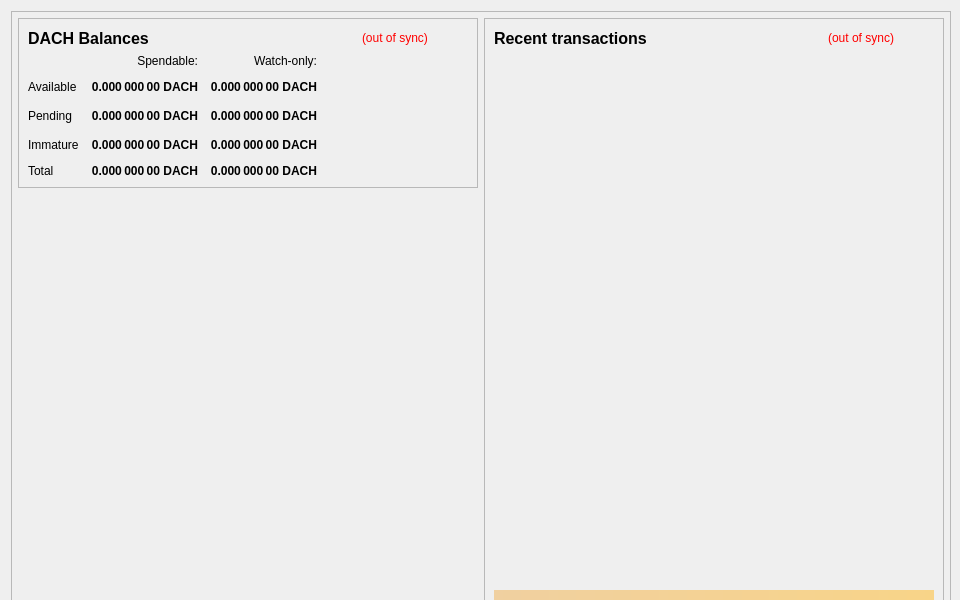
<?xml version="1.0" encoding="UTF-8"?>
<ui version="4.0">
 <class>OverviewPage</class>
 <widget class="QWidget" name="OverviewPage">
  <property name="geometry">
   <rect>
    <x>0</x>
    <y>0</y>
    <width>960</width>
    <height>600</height>
   </rect>
  </property>
  <property name="minimumSize">
   <size>
    <width>960</width>
    <height>600</height>
   </size>
  </property>
  <property name="font">
   <font>
    <weight>50</weight>
    <bold>false</bold>
   </font>
  </property>
  <property name="windowTitle">
   <string>Form</string>
  </property>
  <layout class="QVBoxLayout" name="topLayout" stretch="0">
   <property name="rightMargin">
    <number>9</number>
   </property>
   <item>
    <widget class="QFrame" name="frame_BG">
     <property name="minimumSize">
      <size>
       <width>850</width>
       <height>610</height>
      </size>
     </property>
     <property name="maximumSize">
      <size>
       <width>16777215</width>
       <height>16777215</height>
      </size>
     </property>
     <property name="frameShape">
      <enum>QFrame::StyledPanel</enum>
     </property>
     <property name="frameShadow">
      <enum>QFrame::Raised</enum>
     </property>
     <layout class="QVBoxLayout" name="verticalLayout_3" stretch="0">
      <property name="leftMargin">
       <number>0</number>
      </property>
      <property name="topMargin">
       <number>6</number>
      </property>
      <property name="rightMargin">
       <number>0</number>
      </property>
      <property name="bottomMargin">
       <number>6</number>
      </property>
      <item>
       <layout class="QVBoxLayout" name="verticalLayout_Master" stretch="1">
        <property name="leftMargin">
         <number>0</number>
        </property>
        <property name="topMargin">
         <number>0</number>
        </property>
        <property name="rightMargin">
         <number>0</number>
        </property>
        <property name="bottomMargin">
         <number>0</number>
        </property>
        <item>
         <widget class="QFrame" name="frame_Content">
          <layout class="QVBoxLayout" name="verticalLayout_Content">
           <property name="leftMargin">
            <number>6</number>
           </property>
           <property name="topMargin">
            <number>0</number>
           </property>
           <property name="rightMargin">
            <number>6</number>
           </property>
           <property name="bottomMargin">
            <number>0</number>
           </property>
           <item>
            <layout class="QHBoxLayout" name="horizontalLayout_Content" stretch="1,1">
             <property name="spacing">
              <number>6</number>
             </property>
             <item>
              <layout class="QVBoxLayout" name="verticalLayout_left" stretch="0,0,0">
               <item>
                <widget class="QFrame" name="frameBalances">
                 <property name="frameShape">
                  <enum>QFrame::StyledPanel</enum>
                 </property>
                 <property name="frameShadow">
                  <enum>QFrame::Raised</enum>
                 </property>
                 <layout class="QVBoxLayout" name="verticalLayout_4">
                  <item>
                   <layout class="QHBoxLayout" name="hlBalancesHeader" stretch="2,0,0">
                    <property name="spacing">
                     <number>6</number>
                    </property>
                    <item>
                     <widget class="QLabel" name="labelBalances">
                      <property name="minimumSize">
                       <size>
                        <width>0</width>
                        <height>0</height>
                       </size>
                      </property>
                      <property name="font">
                       <font>
                        <pointsize>12</pointsize>
                        <weight>75</weight>
                        <bold>true</bold>
                       </font>
                      </property>
                      <property name="text">
                       <string>DACH Balances</string>
                      </property>
                     </widget>
                    </item>
                    <item>
                     <widget class="QLabel" name="labelWalletStatus">
                      <property name="cursor">
                       <cursorShape>WhatsThisCursor</cursorShape>
                      </property>
                      <property name="toolTip">
                       <string>The displayed information may be out of date. Your wallet automatically synchronizes with the Dachcoin network after a connection is established, but this process has not completed yet.</string>
                      </property>
                      <property name="styleSheet">
                       <string notr="true">QLabel { color: red; }</string>
                      </property>
                      <property name="text">
                       <string notr="true">(out of sync)</string>
                      </property>
                      <property name="alignment">
                       <set>Qt::AlignLeading|Qt::AlignLeft|Qt::AlignVCenter</set>
                      </property>
                     </widget>
                    </item>
                    <item>
                     <spacer name="hsBalancesHeader">
                      <property name="orientation">
                       <enum>Qt::Horizontal</enum>
                      </property>
                      <property name="sizeHint" stdset="0">
                       <size>
                        <width>40</width>
                        <height>20</height>
                       </size>
                      </property>
                     </spacer>
                    </item>
                   </layout>
                  </item>
                  <item>
                   <layout class="QGridLayout" name="gridLayout">
                    <property name="spacing">
                     <number>12</number>
                    </property>
                    <item row="2" column="2">
                     <widget class="QLabel" name="labelWatchPending">
                      <property name="font">
                       <font>
                        <weight>75</weight>
                        <bold>true</bold>
                       </font>
                      </property>
                      <property name="cursor">
                       <cursorShape>ArrowCursor</cursorShape>
                      </property>
                      <property name="toolTip">
                       <string>Unconfirmed transactions to watch-only addresses</string>
                      </property>
                      <property name="text">
                       <string notr="true">0.000 000 00 DACH</string>
                      </property>
                      <property name="alignment">
                       <set>Qt::AlignRight|Qt::AlignTrailing|Qt::AlignVCenter</set>
                      </property>
                      <property name="textInteractionFlags">
                       <set>Qt::NoTextInteraction</set>
                      </property>
                     </widget>
                    </item>
                    <item row="2" column="1">
                     <widget class="QLabel" name="labelUnconfirmed">
                      <property name="font">
                       <font>
                        <weight>75</weight>
                        <bold>true</bold>
                       </font>
                      </property>
                      <property name="cursor">
                       <cursorShape>ArrowCursor</cursorShape>
                      </property>
                      <property name="toolTip">
                       <string>Total of transactions that have yet to be confirmed, and do not yet count toward the spendable balance</string>
                      </property>
                      <property name="text">
                       <string notr="true">0.000 000 00 DACH</string>
                      </property>
                      <property name="alignment">
                       <set>Qt::AlignRight|Qt::AlignTrailing|Qt::AlignVCenter</set>
                      </property>
                      <property name="textInteractionFlags">
                       <set>Qt::NoTextInteraction</set>
                      </property>
                     </widget>
                    </item>
                    <item row="3" column="2">
                     <widget class="QLabel" name="labelWatchImmature">
                      <property name="font">
                       <font>
                        <weight>75</weight>
                        <bold>true</bold>
                       </font>
                      </property>
                      <property name="cursor">
                       <cursorShape>ArrowCursor</cursorShape>
                      </property>
                      <property name="toolTip">
                       <string>Staked or masternode rewards in watch-only addresses that has not yet matured</string>
                      </property>
                      <property name="text">
                       <string notr="true">0.000 000 00 DACH</string>
                      </property>
                      <property name="alignment">
                       <set>Qt::AlignRight|Qt::AlignTrailing|Qt::AlignVCenter</set>
                      </property>
                      <property name="textInteractionFlags">
                       <set>Qt::NoTextInteraction</set>
                      </property>
                     </widget>
                    </item>
                    <item row="4" column="0">
                     <widget class="QLabel" name="labelTotalText">
                      <property name="text">
                       <string>Total</string>
                      </property>
                      <property name="textInteractionFlags">
                       <set>Qt::NoTextInteraction</set>
                      </property>
                     </widget>
                    </item>
                    <item row="3" column="1">
                     <widget class="QLabel" name="labelImmature">
                      <property name="font">
                       <font>
                        <weight>75</weight>
                        <bold>true</bold>
                       </font>
                      </property>
                      <property name="cursor">
                       <cursorShape>ArrowCursor</cursorShape>
                      </property>
                      <property name="toolTip">
                       <string>Staked or masternode rewards that has not yet matured</string>
                      </property>
                      <property name="text">
                       <string notr="true">0.000 000 00 DACH</string>
                      </property>
                      <property name="alignment">
                       <set>Qt::AlignRight|Qt::AlignTrailing|Qt::AlignVCenter</set>
                      </property>
                      <property name="textInteractionFlags">
                       <set>Qt::NoTextInteraction</set>
                      </property>
                     </widget>
                    </item>
                    <item row="2" column="3">
                     <spacer name="hsBalances">
                      <property name="orientation">
                       <enum>Qt::Horizontal</enum>
                      </property>
                      <property name="sizeHint" stdset="0">
                       <size>
                        <width>40</width>
                        <height>20</height>
                       </size>
                      </property>
                     </spacer>
                    </item>
                    <item row="3" column="0">
                     <widget class="QLabel" name="labelImmatureText">
                      <property name="text">
                       <string>Immature</string>
                      </property>
                      <property name="textInteractionFlags">
                       <set>Qt::NoTextInteraction</set>
                      </property>
                     </widget>
                    </item>
                    <item row="4" column="1">
                     <widget class="QLabel" name="labelTotal">
                      <property name="font">
                       <font>
                        <weight>75</weight>
                        <bold>true</bold>
                       </font>
                      </property>
                      <property name="cursor">
                       <cursorShape>ArrowCursor</cursorShape>
                      </property>
                      <property name="toolTip">
                       <string>Your current total balance</string>
                      </property>
                      <property name="text">
                       <string notr="true">0.000 000 00 DACH</string>
                      </property>
                      <property name="alignment">
                       <set>Qt::AlignRight|Qt::AlignTrailing|Qt::AlignVCenter</set>
                      </property>
                      <property name="textInteractionFlags">
                       <set>Qt::NoTextInteraction</set>
                      </property>
                     </widget>
                    </item>
                    <item row="4" column="2">
                     <widget class="QLabel" name="labelWatchTotal">
                      <property name="font">
                       <font>
                        <weight>75</weight>
                        <bold>true</bold>
                       </font>
                      </property>
                      <property name="cursor">
                       <cursorShape>ArrowCursor</cursorShape>
                      </property>
                      <property name="toolTip">
                       <string>Current total balance in watch-only addresses</string>
                      </property>
                      <property name="text">
                       <string notr="true">0.000 000 00 DACH</string>
                      </property>
                      <property name="alignment">
                       <set>Qt::AlignRight|Qt::AlignTrailing|Qt::AlignVCenter</set>
                      </property>
                      <property name="textInteractionFlags">
                       <set>Qt::NoTextInteraction</set>
                      </property>
                     </widget>
                    </item>
                    <item row="0" column="2">
                     <widget class="QLabel" name="labelWatchonly">
                      <property name="text">
                       <string>Watch-only:</string>
                      </property>
                      <property name="alignment">
                       <set>Qt::AlignRight|Qt::AlignTrailing|Qt::AlignVCenter</set>
                      </property>
                     </widget>
                    </item>
                    <item row="1" column="0">
                     <widget class="QLabel" name="labelBalanceText">
                      <property name="text">
                       <string>Available</string>
                      </property>
                      <property name="textInteractionFlags">
                       <set>Qt::NoTextInteraction</set>
                      </property>
                     </widget>
                    </item>
                    <item row="1" column="1">
                     <widget class="QLabel" name="labelBalance">
                      <property name="font">
                       <font>
                        <weight>75</weight>
                        <bold>true</bold>
                       </font>
                      </property>
                      <property name="cursor">
                       <cursorShape>ArrowCursor</cursorShape>
                      </property>
                      <property name="toolTip">
                       <string>Your current spendable balance</string>
                      </property>
                      <property name="text">
                       <string notr="true">0.000 000 00 DACH</string>
                      </property>
                      <property name="alignment">
                       <set>Qt::AlignRight|Qt::AlignTrailing|Qt::AlignVCenter</set>
                      </property>
                      <property name="textInteractionFlags">
                       <set>Qt::NoTextInteraction</set>
                      </property>
                     </widget>
                    </item>
                    <item row="1" column="2">
                     <widget class="QLabel" name="labelWatchAvailable">
                      <property name="font">
                       <font>
                        <weight>75</weight>
                        <bold>true</bold>
                       </font>
                      </property>
                      <property name="cursor">
                       <cursorShape>ArrowCursor</cursorShape>
                      </property>
                      <property name="toolTip">
                       <string>Your current balance in watch-only addresses</string>
                      </property>
                      <property name="text">
                       <string notr="true">0.000 000 00 DACH</string>
                      </property>
                      <property name="alignment">
                       <set>Qt::AlignRight|Qt::AlignTrailing|Qt::AlignVCenter</set>
                      </property>
                      <property name="textInteractionFlags">
                       <set>Qt::NoTextInteraction</set>
                      </property>
                     </widget>
                    </item>
                    <item row="2" column="0">
                     <widget class="QLabel" name="labelPendingText">
                      <property name="text">
                       <string>Pending</string>
                      </property>
                      <property name="textInteractionFlags">
                       <set>Qt::NoTextInteraction</set>
                      </property>
                     </widget>
                    </item>
                    <item row="0" column="1">
                     <widget class="QLabel" name="labelSpendable">
                      <property name="text">
                       <string>Spendable:</string>
                      </property>
                      <property name="alignment">
                       <set>Qt::AlignRight|Qt::AlignTrailing|Qt::AlignVCenter</set>
                      </property>
                     </widget>
                    </item>
                   </layout>
                  </item>
                 </layout>
                </widget>
               </item>
               <item>
                <spacer name="verticalSpacer">
                 <property name="orientation">
                  <enum>Qt::Vertical</enum>
                 </property>
                 <property name="sizeHint" stdset="0">
                  <size>
                   <width>20</width>
                   <height>40</height>
                  </size>
                 </property>
                </spacer>
               </item>
               <item>
                <widget class="QLabel" name="bg_logo">
                 <property name="minimumSize">
                  <size>
                   <width>250</width>
                   <height>300</height>
                  </size>
                 </property>
                 <property name="maximumSize">
                  <size>
                   <width>16777215</width>
                   <height>450</height>
                  </size>
                 </property>
                 <property name="font">
                  <font>
                   <pointsize>14</pointsize>
                  </font>
                 </property>
                 <property name="text">
                  <string/>
                 </property>
                 <property name="alignment">
                  <set>Qt::AlignRight|Qt::AlignTrailing|Qt::AlignVCenter</set>
                 </property>
                </widget>
               </item>
              </layout>
             </item>
             <item>
              <layout class="QVBoxLayout" name="verticalLayout_right" stretch="1">
               <item>
                <widget class="QFrame" name="frame_RecentTransactions">
                 <property name="minimumSize">
                  <size>
                   <width>0</width>
                   <height>0</height>
                  </size>
                 </property>
                 <property name="frameShape">
                  <enum>QFrame::StyledPanel</enum>
                 </property>
                 <property name="frameShadow">
                  <enum>QFrame::Raised</enum>
                 </property>
                 <layout class="QVBoxLayout" name="verticalLayout_1" stretch="0,0,0,0">
                  <item>
                   <layout class="QHBoxLayout" name="horizontalLayout_2" stretch="2,0,0">
                    <property name="spacing">
                     <number>3</number>
                    </property>
                    <item>
                     <widget class="QLabel" name="label_4">
                      <property name="minimumSize">
                       <size>
                        <width>0</width>
                        <height>20</height>
                       </size>
                      </property>
                      <property name="font">
                       <font>
                        <pointsize>12</pointsize>
                        <weight>75</weight>
                        <bold>true</bold>
                       </font>
                      </property>
                      <property name="text">
                       <string>Recent transactions</string>
                      </property>
                     </widget>
                    </item>
                    <item>
                     <widget class="QLabel" name="labelTransactionsStatus">
                      <property name="cursor">
                       <cursorShape>WhatsThisCursor</cursorShape>
                      </property>
                      <property name="toolTip">
                       <string>The displayed information may be out of date. Your wallet automatically synchronizes with the Dachcoin network after a connection is established, but this process has not completed yet.</string>
                      </property>
                      <property name="styleSheet">
                       <string notr="true">QLabel { color: red; }</string>
                      </property>
                      <property name="text">
                       <string notr="true">(out of sync)</string>
                      </property>
                      <property name="alignment">
                       <set>Qt::AlignRight|Qt::AlignTrailing|Qt::AlignVCenter</set>
                      </property>
                     </widget>
                    </item>
                    <item>
                     <spacer name="horizontalSpacer">
                      <property name="orientation">
                       <enum>Qt::Horizontal</enum>
                      </property>
                      <property name="sizeHint" stdset="0">
                       <size>
                        <width>40</width>
                        <height>20</height>
                       </size>
                      </property>
                     </spacer>
                    </item>
                   </layout>
                  </item>
                  <item>
                   <widget class="QListView" name="listTransactions">
                    <property name="minimumSize">
                     <size>
                      <width>0</width>
                      <height>0</height>
                     </size>
                    </property>
                    <property name="styleSheet">
                     <string notr="true">QListView { background: transparent; }</string>
                    </property>
                    <property name="frameShape">
                     <enum>QFrame::NoFrame</enum>
                    </property>
                    <property name="verticalScrollBarPolicy">
                     <enum>Qt::ScrollBarAlwaysOff</enum>
                    </property>
                    <property name="horizontalScrollBarPolicy">
                     <enum>Qt::ScrollBarAlwaysOff</enum>
                    </property>
                    <property name="selectionMode">
                     <enum>QAbstractItemView::NoSelection</enum>
                    </property>
                   </widget>
                  </item>
                  <item>
                   <spacer name="verticalSpacer_2">
                    <property name="orientation">
                     <enum>Qt::Vertical</enum>
                    </property>
                    <property name="sizeType">
                     <enum>QSizePolicy::Expanding</enum>
                    </property>
                    <property name="sizeHint" stdset="0">
                     <size>
                      <width>20</width>
                      <height>40</height>
                     </size>
                    </property>
                   </spacer>
                  </item>
                  <item>
                   <widget class="QLabel" name="labelAlerts">
                    <property name="maximumSize">
                     <size>
                      <width>16777215</width>
                      <height>16777215</height>
                     </size>
                    </property>
                    <property name="styleSheet">
                     <string notr="true">background-color: qlineargradient(x1: 0, y1: 0, x2: 1, y2: 0, stop:0 #F0D0A0, stop:1 #F8D488); color:#000000;</string>
                    </property>
                    <property name="text">
                     <string/>
                    </property>
                    <property name="wordWrap">
                     <bool>true</bool>
                    </property>
                    <property name="margin">
                     <number>3</number>
                    </property>
                   </widget>
                  </item>
                 </layout>
                </widget>
               </item>
              </layout>
             </item>
            </layout>
           </item>
          </layout>
         </widget>
        </item>
       </layout>
      </item>
     </layout>
    </widget>
   </item>
  </layout>
 </widget>
 <resources/>
 <connections/>
</ui>
